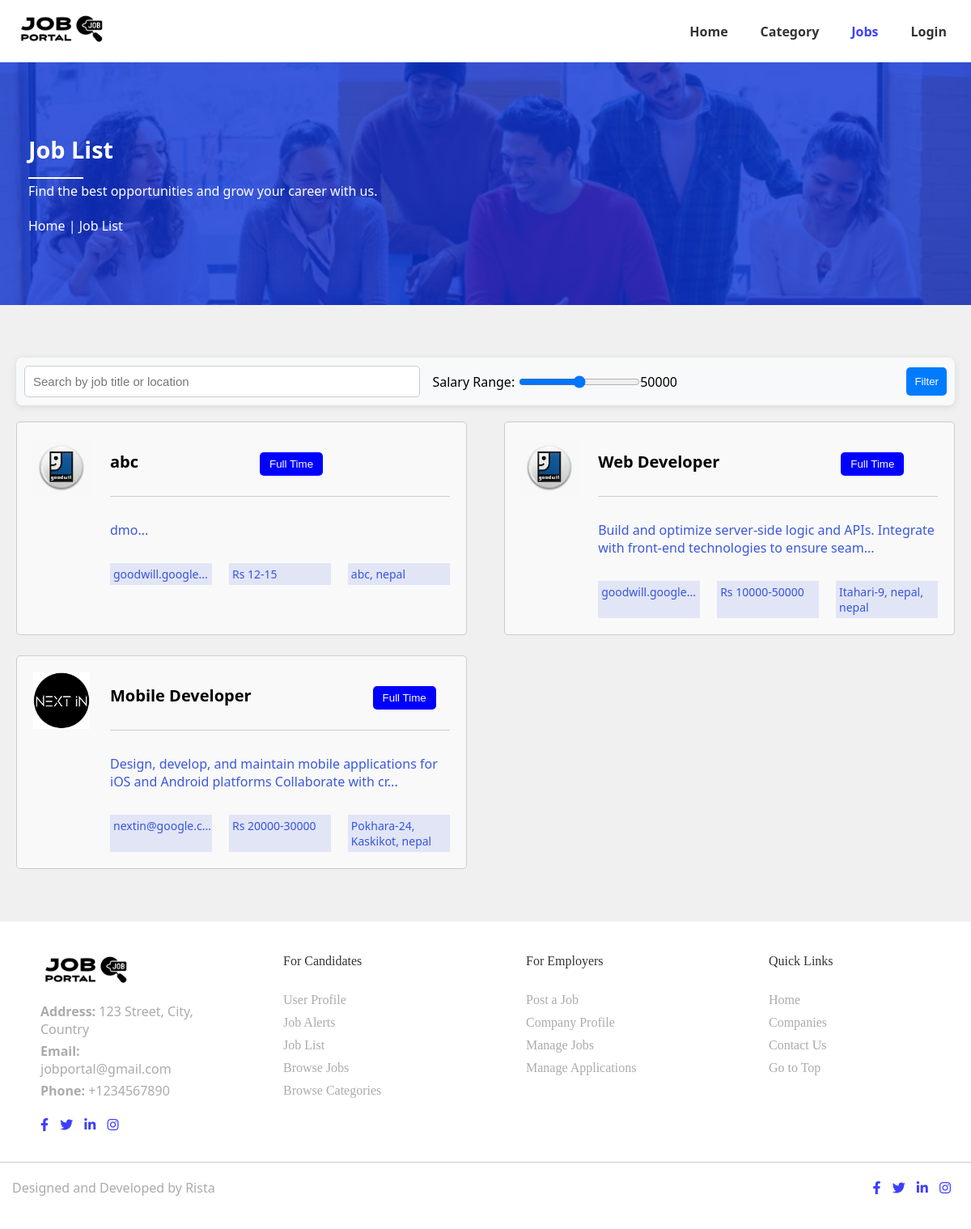
Page /job.php on the committed database.
### tables this page shows
CREATE TABLE `jobs` (
  `id` int(11) NOT NULL,
  `title` varchar(20) NOT NULL,
  `city` varchar(256) NOT NULL,
  `company_name` varchar(20) NOT NULL,
  `type` varchar(20) NOT NULL,
  `category` varchar(20) NOT NULL,
  `gender` varchar(20) NOT NULL,
  `job_vacancy` int(11) NOT NULL,
  `salary_from` int(11) NOT NULL,
  `salary_to` int(11) NOT NULL,
  `shift` varchar(20) NOT NULL,
  `posted_date` date NOT NULL,
  `expiry_date` date NOT NULL,
  `career_level` varchar(20) NOT NULL,
  `salary_period` varchar(20) NOT NULL,
  `degree_level` varchar(20) NOT NULL,
  `functional_area` varchar(20) NOT NULL,
  `skills` longtext NOT NULL,
  `job_desc` longtext NOT NULL,
  `Rname` varchar(20) NOT NULL,
  `Remail` varchar(20) NOT NULL,
  `min_experience` int(11) NOT NULL,
  `max_experience` int(11) NOT NULL
);

CREATE TABLE `company` (
  `companyid` int(11) NOT NULL,
  `name` varchar(20) NOT NULL,
  `email` varchar(20) NOT NULL,
  `password` varchar(100) NOT NULL,
  `logo` blob NOT NULL,
  `website` varchar(20) NOT NULL,
  `fax_no` varchar(20) NOT NULL,
  `company_ceo` varchar(20) NOT NULL,
  `established_in` varchar(10) NOT NULL,
  `industry` varchar(20) NOT NULL,
  `no_of_office` varchar(20) NOT NULL,
  `company_details` varchar(255) NOT NULL,
  `aboutus` varchar(225) NOT NULL,
  `country` varchar(20) NOT NULL,
  `state` varchar(20) NOT NULL,
  `city` varchar(20) NOT NULL,
  `location` varchar(20) NOT NULL,
  `fb_url` varchar(30) NOT NULL,
  `linkedin_url` varchar(30) NOT NULL,
  `twitter_url` varchar(30) NOT NULL,
  `goggle_url` varchar(30) NOT NULL,
  `create_datetime` datetime(6) NOT NULL
);

### job.php (the view, shortened to what this page needs)
<?php
include 'Config/dbconnect.php';
?>
<!DOCTYPE html>
<html lang="en">
<head>
    <link rel="stylesheet" href="css/index.css">
    <link rel="stylesheet" href="css/Navigation.css">
    <link rel="stylesheet" href="css/footer.css">
    <link rel="stylesheet" href="https://cdnjs.cloudflare.com/ajax/libs/font-awesome/5.15.4/css/all.min.css">
</head>
<body>
    <nav class="navbar">
        <div class="navbar-container">
            <div class="logo">
                <a href="http://localhost/JobPortal/index.php">
                    <img src="http://localhost/JobPortal/Logo/logo3.png" alt="Logo">
                </a>
            </div>
            <ul class="nav-links">
                <li><a href="index.php">Home</a></li>
                <li><a href="category.php">Category</a></li>
                <li><a href="job.php">Jobs</a></li>
                <li><a href="login.php">Login</a></li>
            </ul>
        </div>
    </nav>
    <section class="banner-section">
        <div class="banner-overlay">
            <div class="banner-container">
                <div class="banner-content">
                    <h2 class="banner-heading">Job List</h2>
                    <p class="banner-paragraph">Find the best opportunities and grow your career with us.</p>
                    <div class="breadcrumb">
                        <a href="index.php">Home</a> | <a href="job.php">Job List</a>
                    </div>
                </div>
            </div>
        </div>
    </section>
    <section class="dashboard-section">
        <div class="dashboard-container">
            <form method="GET" action="" class="filter-form">
                <div class="form-group">
                    <input type="text" name="search" placeholder="Search by job title or location"
                        class="search-input" />
                </div>
                <div class="form-group salary-range">
                    <label for="salary-range">Salary Range:</label>
                    <input type="range" id="salary-range" name="salary" min="0" max="100000" step="1000" value="50000"
                        oninput="this.nextElementSibling.value = this.value">
                    <output>50000</output>
                </div>
                <button type="submit" class="filter-button">Filter</button>
            </form>
            <div class="job-listings">
                <?php
    $search = isset($_GET['search']) ? $_GET['search'] : '';
    $salary = isset($_GET['salary']) ? $_GET['salary'] : 100000;
    $sql = "SELECT * FROM jobs WHERE (title LIKE ? OR city LIKE ?) AND salary_from <= ? ORDER BY CASE WHEN expiry_date >= CURDATE() THEN 0 ELSE 1 END, expiry_date ASC";
    $stmt = $conn->prepare($sql);
    $like_search = "%" . $search . "%";
    $stmt->bind_param("ssi", $like_search, $like_search, $salary);
    $stmt->execute();
    $result = $stmt->get_result();
    if ($result->num_rows > 0) {
        while ($row = $result->fetch_assoc()) {
            $company_id = $row['company_name'];
            $company_sql = "SELECT * FROM company WHERE name = ?";
            $company_stmt = $conn->prepare($company_sql);
            $company_stmt->bind_param("s", $company_id);
            $company_stmt->execute();
            $company_result = $company_stmt->get_result();
            $company = $company_result->fetch_assoc();
            echo '<div class="job" onclick="window.location.href=\'job_details.php?id=' . $row['id'] . '\'">';
            echo '<div class="img-logo">';
            echo '<img src="uploads/' . $company['logo'] . '" alt="Company Logo" class="company-logo">';
            echo '</div>';
            echo '<div class="job-details">';
            echo '<span class="job-title">' . $row['title'] . '</span>';
            echo '<button class="job-type">' . ucfirst($row['type']) . '</button>';
            echo '<hr class="divider">';
            echo '<p class="job-description">' . substr($row['job_desc'], 0, 100) . '...</p>';
            echo '<div class="job-info">';
            echo '<p class="info-box">' . substr($company['website'], 0, 15) . '...</p>';
            echo '<div class="info-box">Rs ' . $row['salary_from'] . "-" . $row['salary_to'] . '</div>';
            echo '<div class="info-box">' . $row['city'] . ", " . $company['country'] . '</div>';
            echo '</div>';
            echo '</div>';
            echo '</div>';
        }
    } else {
        echo '<p>No job listings available at the moment.</p>';
    }
    ?>
            </div>
        </div>
    </section>
    <?php include 'Assets/footer.php'; ?>
</body>
</html>

### css/index.css (style rules this page uses)
.search-input { padding: 10px; font-size: 10px; border: 1px solid #efeeee; width: 200px; }
.banner-section { position: relative; background-image: url('http://localhost/JobPortal/Banners/banner3.png'); background-size: cover; background-position: center; height: 400px; display: flex; align-items: center; justify-content: center; }
.banner-overlay { background-color: rgba(11, 49, 213, 0.7); position: absolute; top: 0; left: 0; width: 100%; height: 100%; display: flex; flex-direction: column; align-items: center; justify-content: center; color: white; padding: 20px; text-align: center; }
.banner-heading { font-size: 1.8em; position: relative; margin-bottom: 20px; }
.banner-heading:after { content: ''; display: block; width: 10%; height: 1.5px; background-color: white; margin: 10px auto 0 auto; }
.banner-paragraph { font-size: 1em; line-height: 1.5; max-width: 800px; margin: 0 auto 40px; }
.job-listings { display: flex; flex-wrap: wrap; justify-content: space-between; }
.job { display: flex; width: 48%; padding: 20px; margin-bottom: 25px; border: 1px solid #ccc; border-radius: 5px; cursor: pointer; background-color: #f9f9f9; min-height: 160px; }
.company-logo { width: 70px; height: auto; margin-right: 25px; }
.job-details { flex-grow: 1; margin-top: 15px; }
.job-title { font-size: 20px; font-weight: bold; margin-right: 10px; margin-bottom: 16px; }
.job-type { background-color: blue; color: white; border: none; padding: 7px 12px; border-radius: 5px; margin-bottom: 15px; }
.divider { border: none; height: 1px; background-color: #ccc; margin: 10px 0; }
.job-description { color: rgba(11, 49, 213, 0.8); margin: 10px 0; text-align: left; }
.job-info { display: flex; justify-content: space-between; gap: 1px; margin-top: 15px; }
.info-box { background-color: rgba(11, 49, 213, 0.1); width: 30%; font-size: 14px; color: #333; padding: 4px; color: rgba(11, 49, 213, 0.8); }

### css/Navigation.css (style rules this page uses)
* { margin: 0; padding: 0; box-sizing: border-box; }
body { font-family: 'Segoe UI', Tahoma, Geneva, Verdana, sans-serif; }
.navbar { background-color: white; padding: 1em 0; box-shadow: 0 2px 4px rgba(0, 0, 0, 0.1); }
.navbar-container { display: flex; justify-content: space-between; align-items: center; max-width: 1200px; margin: 0 auto; padding: 0 20px; }
.logo img { height: 40px; }
.nav-links { list-style: none; display: flex; }
.nav-links li { margin-left: 20px; }
.nav-links a { color: #333; text-decoration: none; font-weight: bold; padding: 5px 10px; border-radius: 4px; transition: color 0.3s; }
.nav-links a.active { color: rgb(62, 62, 255); }

### css/footer.css (style rules this page uses)
hr { border: none; border-top: 1px solid #ccc; width: 100%; margin: 5px 0; }

### rows in the picture
jobs: company.logo (picture), title "abc", type "Full Time", job_desc "dmo", company.website "goodwill.google", salary_from "12", salary_to "15", city "abc", company.country "nepal"
jobs: company.logo (picture), title "Web Developer", type "Full Time", job_desc "Build and optimize server-side logic and APIs. Integrate with front-end technologies to ensure seam", company.website "goodwill.google", salary_from "10000", salary_to "50000", city "Itahari-9, nepal", company.country "nepal"
jobs: company.logo (picture), title "Mobile Developer", type "Full Time", job_desc "Design, develop, and maintain mobile applications for iOS and Android platforms Collaborate with cr", company.website "nextin@google.c", salary_from "20000", salary_to "30000", city "Pokhara-24, Kaskikot", company.country "nepal"
